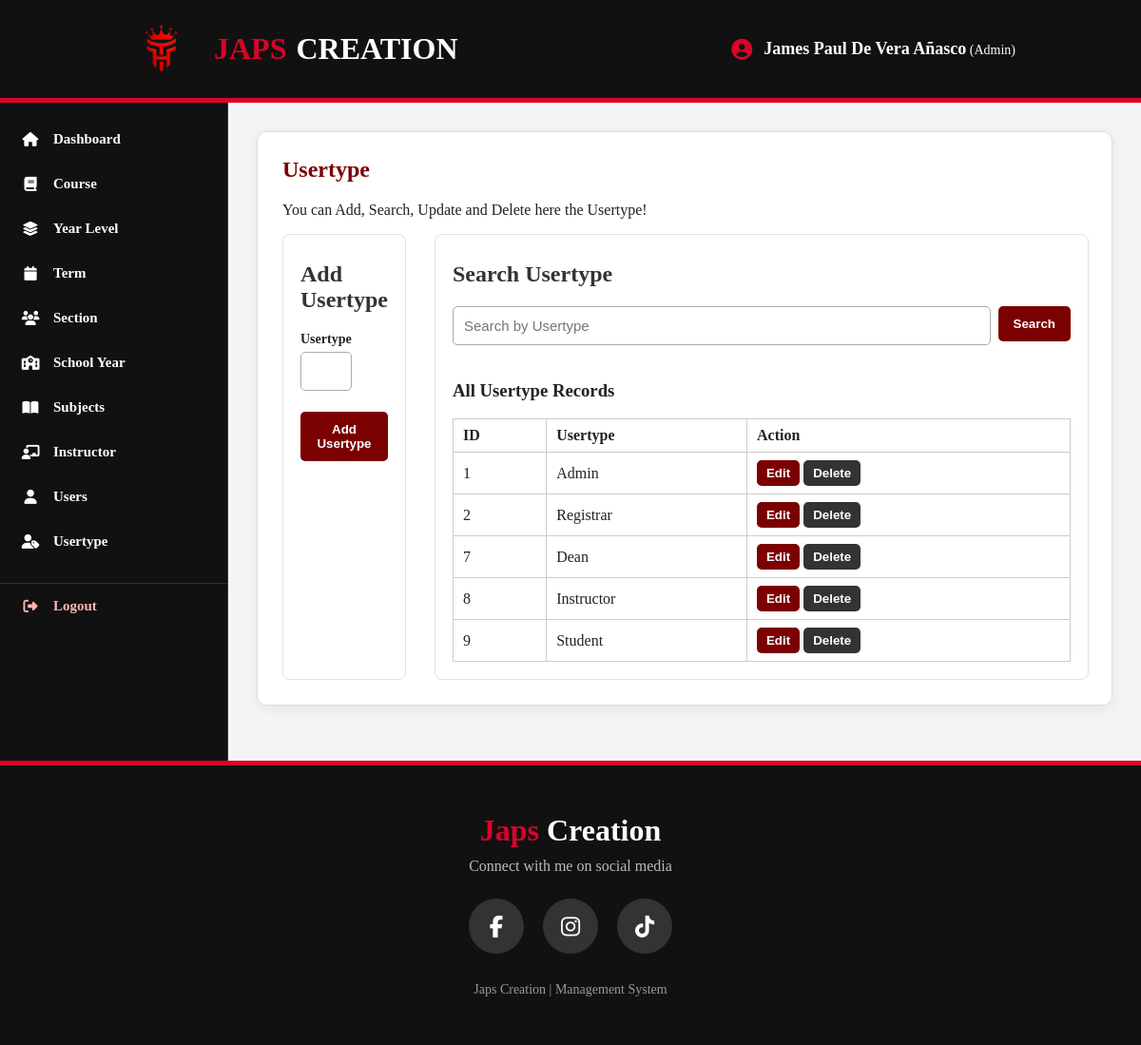
/usertype.php (signed in), run on the app's committed database.
### tables this page shows
CREATE TABLE `tbl_usertype` (
  `ID` int(11) NOT NULL,
  `Usertype` varchar(100) NOT NULL
);

### usertype.php (the view, shortened to what this page needs)
<?php
require_once "db.php";
$allRecords = $conn->query("SELECT ID, Usertype FROM tbl_usertype ORDER BY ID");
include "header.php";
?>
<section class="card">
    <div class="page-heading">
        <div>
            <h1>Usertype</h1>
            <p>You can Add, Search, Update and Delete here the Usertype!</p>
        </div>
    </div>
    <div class="two-panels">
        <section>
            <h2>Add Usertype</h2>
            <form method="post" class="grid">
                <div><label>Usertype</label><input type="text" name="a0" required></div>
                <button class="full" type="submit" name="add">Add Usertype</button>
            </form>
        </section>
        <section>
            <h2>Search Usertype</h2>
            <form method="post" class="search">
                <input type="text" name="search_value" placeholder="Search by Usertype" required>
                <button type="submit" name="search">Search</button>
            </form>
            <div class="record-list"><h3>All Usertype Records</h3><table><tr><th>ID</th><th>Usertype</th><th>Action</th></tr><?php while ($item = $allRecords->fetch_assoc()): ?><tr><td><?= (int) $item["ID"] ?></td><td><?= htmlspecialchars($item["Usertype"]) ?></td><td class="record-actions"><form method="post"><input type="hidden" name="search_value" value="<?= htmlspecialchars($item["Usertype"]) ?>"><button name="search">Edit</button></form><form method="post" onsubmit="return confirm('Delete this record?')"><input type="hidden" name="id" value="<?= (int) $item["ID"] ?>"><button name="delete" class="delete">Delete</button></form></td></tr><?php endwhile; ?></table></div>
        </section>
    </div>
</section>
<?php include "footer.php"; ?>

### style.css (style rules this page uses)
* { box-sizing: border-box; }
body { margin: 0; font-family: Cambria, Cochin, Georgia, Times, 'Times New Roman', serif; background: #f3f4f6; color: #222; }
.card { background: #fff; border: 1px solid #ddd; border-radius: 10px; padding: 26px; box-shadow: 0 3px 12px rgba(0, 0, 0, 0.07); }
h1 { margin-top: 0; color: #7b0000; }
h2 { margin-top: 10px; color: #333; }
label { display: block; font-weight: 700; margin-bottom: 5px; font-size: 14px; }
input { width: 100%; padding: 11px; border: 1px solid #aaa; border-radius: 5px; margin: 0 0 12px; font-size: 15px; }
button { background: #7b0000; color: #fff; border: 0; border-radius: 5px; padding: 11px 16px; cursor: pointer; font-weight: 700; }
.delete { background: #333; }
.grid { display: grid; grid-template-columns: repeat(2, 1fr); gap: 10px 18px; }
.full { grid-column: 1/-1; }
.search { display: flex; gap: 8px; align-items: flex-start; }
.search input { margin: 0; }
.search button { white-space: nowrap; }
.two-panels { display: grid; grid-template-columns: 1fr 1fr; gap: 30px; }
.two-panels > section { border: 1px solid #e1e1e1; border-radius: 8px; padding: 18px; }
.record-list { margin-top: 18px; overflow-x: auto; }
.record-list table { width: 100%; border-collapse: collapse; min-width: 650px; }
.record-list th, .record-list td { padding: 8px 10px; border: 1px solid #ccc; text-align: left; }
.record-list th { font-weight: 700; }
.record-actions { white-space: nowrap; }
.record-actions form { display: inline-block; margin: 0 4px 0 0; }
.record-actions button { padding: 6px 10px; }

### data on the page
tbl_usertype: ID "1", Usertype "Admin"
tbl_usertype: ID "2", Usertype "Registrar"
tbl_usertype: ID "7", Usertype "Dean"
tbl_usertype: ID "8", Usertype "Instructor"
tbl_usertype: ID "9", Usertype "Student"

### other printed values
$loggedInFullname "James Paul De Vera Añasco"
$loggedInUsertype "Admin"
